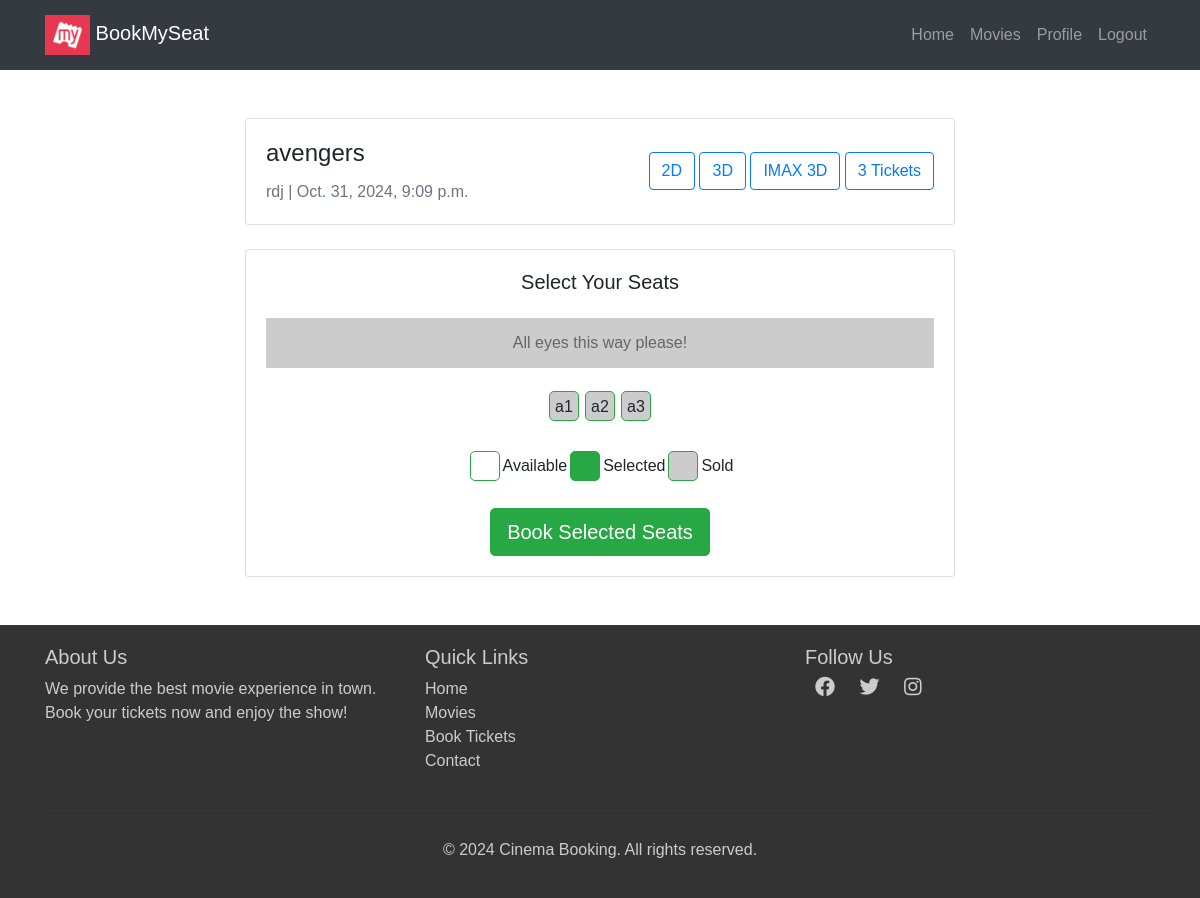
/movies/theater/1/seats/book/ (signed in), run on an earlier commit of the app's database.
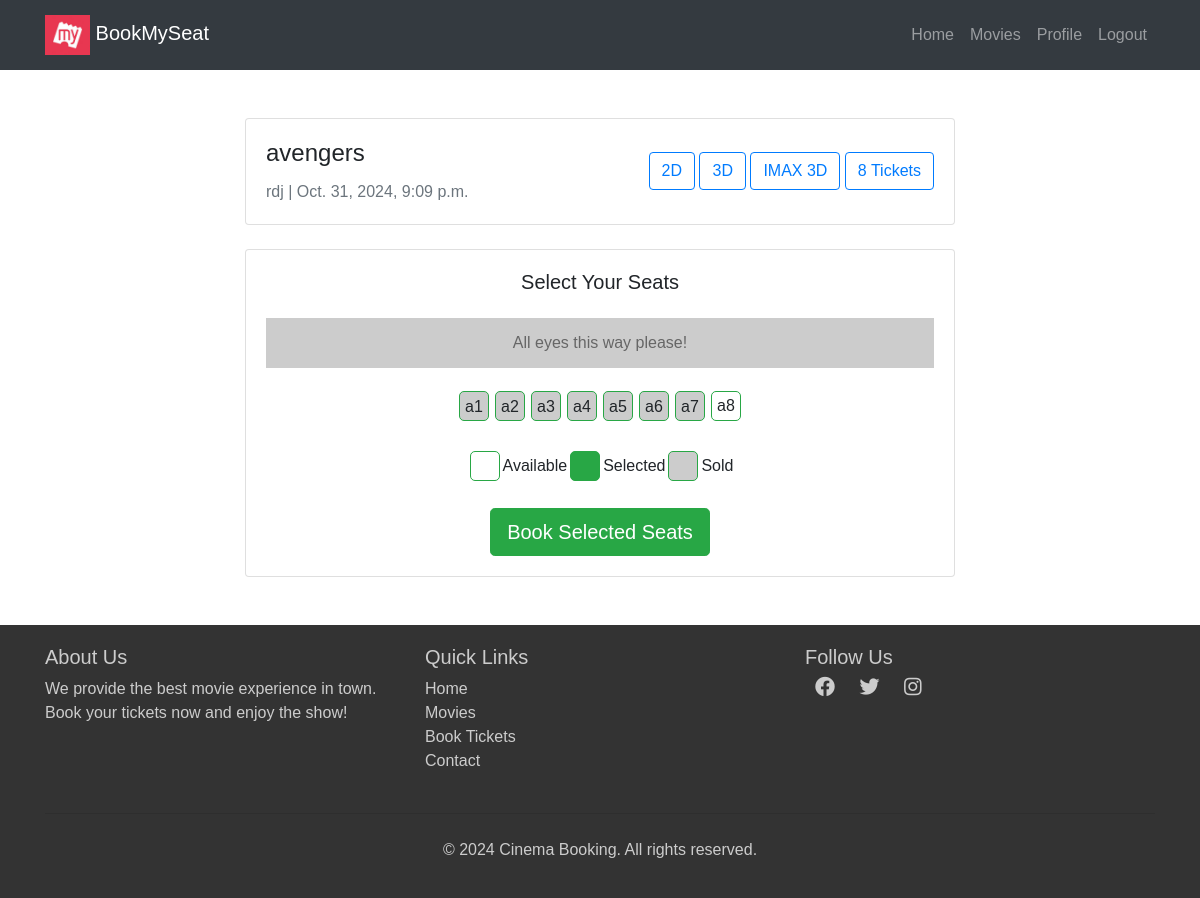
And on a later commit of the database.
### movies/models.py (models this page shows, shortened)
class Seat(models.Model):
    theater = models.ForeignKey(Theater,on_delete=models.CASCADE,related_name='seats')
    seat_number = models.CharField(max_length=10)
    is_booked=models.BooleanField(default=False)
    reserved_by = models.ForeignKey(User, on_delete=models.SET_NULL, null=True, blank=True, related_name='reserved_seats')
    reserved_until = models.DateTimeField(null=True, blank=True)
    class Meta:
        indexes = [
            models.Index(fields=['is_booked']),
        ]

### movies/views.py (the view, shortened to what this page needs)
# urls.py: path('theater/<int:theater_id>/seats/book/',views.book_seats,name='book_seats'),
@login_required(login_url='/login/')
def book_seats(request, theater_id):
    theater = get_object_or_404(Theater, id=theater_id)
    _release_expired_seats(theater)
    seats = Seat.objects.filter(theater=theater)
    return render(request, 'movies/seat_selection.html', {'theaters': theater, 'seats': seats})

### movies/views.py (called while the page is built)
def _release_expired_seats(theater):
    expired = Seat.objects.filter(theater=theater, reserved_until__lte=timezone.now())
    for seat in expired:
        Booking.objects.filter(seat=seat, status='pending').delete()
        seat.reserved_by = None
        seat.reserved_until = None
        seat.save(update_fields=['reserved_by', 'reserved_until'])

### templates/movies/seat_selection.html (shortened to what this page needs)
{% extends "users/basic.html" %} {% block content %}
<div class="container mt-5">
  <div class="row">
    <div class="col-lg-8 mx-auto">
      <div class="card mb-4">
        <div class="card-body">
          <div
            class="d-flex justify-content-between align-items-center flex-wrap"
          >
            <div>
              <h4 class="card-title">{{ theaters.movie.name }}</h4>
              <p class="card-text text-muted">
                {{ theaters.name }} | {{ theaters.time }}
              </p>
            </div>
            <div class="mt-2 mt-sm-0">
              <button class="btn btn-outline-primary me-2 mb-2 mb-sm-0">
                2D
              </button>
              <button class="btn btn-outline-primary me-2 mb-2 mb-sm-0">
                3D
              </button>
              <button class="btn btn-outline-primary mb-2 mb-sm-0">
                IMAX 3D
              </button>
              <button class="btn btn-outline-primary mb-2 mb-sm-0">
                {{seats|length}} Tickets
              </button>
            </div>
          </div>
        </div>
      </div>
      <div class="card">
        <div class="card-body">
          <h5 class="card-title text-center mb-4">Select Your Seats</h5>
          <div class="screen">All eyes this way please!</div>
          <form method="POST">
            <div class="d-flex justify-content-center flex-wrap mb-4">
              {% for seat in seats %}
              <div class="seat {% if seat.is_booked %}sold{% endif %}">
                {% if not seat.is_booked %}
                <label
                  for="seat-{{ seat.id }}"
                  class="w-100 h-100 d-flex align-items-center justify-content-center"
                  >{{ seat.seat_number }}</label
                >
                {% else %} {{ seat.seat_number }} {% endif %}
              </div>
              {% endfor %}
            </div>
            <div class="d-flex justify-content-center mb-4">
              <div class="d-flex align-items-center me-4">
                <div class="seat" style="background-color: white"></div>
                <span class="ms-2">Available</span>
              </div>
              <div class="d-flex align-items-center me-4">
                <div class="seat selected"></div>
                <span class="ms-2">Selected</span>
              </div>
              <div class="d-flex align-items-center">
                <div class="seat sold"></div>
                <span class="ms-2">Sold</span>
              </div>
            </div>
            <div class="text-center">
              <button type="submit" class="btn btn-success btn-lg">
                Book Selected Seats
              </button>
            </div>
          </form>
        </div>
      </div>
    </div>
  </div>
</div>
{% endblock %}

What changed in the data, as far as the page shows it:
added Seat: seat_number "a4"
added Seat: seat_number "a5"
added Seat: seat_number "a6"
added Seat: seat_number "a7"
added Seat: seat_number "a8", is_booked False (drawn)
Also different on the page:
{{ seats|length }}: "3" → "8"
